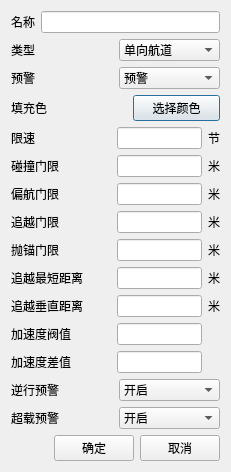
<?xml version="1.0" encoding="UTF-8"?>
<ui version="4.0">
 <class>ChannelInfoDialog</class>
 <widget class="QDialog" name="ChannelInfoDialog">
  <property name="geometry">
   <rect>
    <x>0</x>
    <y>0</y>
    <width>229</width>
    <height>466</height>
   </rect>
  </property>
  <property name="windowTitle">
   <string>新增航道</string>
  </property>
  <layout class="QVBoxLayout" name="verticalLayout">
   <item>
    <layout class="QHBoxLayout" name="horizontalLayout_5">
     <item>
      <widget class="QLabel" name="label">
       <property name="text">
        <string>名称</string>
       </property>
      </widget>
     </item>
     <item>
      <widget class="QLineEdit" name="nameLineEdit"/>
     </item>
    </layout>
   </item>
   <item>
    <layout class="QHBoxLayout" name="horizontalLayout_4">
     <item>
      <widget class="QLabel" name="label_2">
       <property name="text">
        <string>类型</string>
       </property>
      </widget>
     </item>
     <item>
      <widget class="QComboBox" name="typeComboBox">
       <item>
        <property name="text">
         <string>单向航道</string>
        </property>
       </item>
       <item>
        <property name="text">
         <string>双向航道</string>
        </property>
       </item>
       <item>
        <property name="text">
         <string>限制性航道</string>
        </property>
       </item>
       <item>
        <property name="text">
         <string>其他航道</string>
        </property>
       </item>
       <item>
        <property name="text">
         <string>码头</string>
        </property>
       </item>
      </widget>
     </item>
    </layout>
   </item>
   <item>
    <layout class="QHBoxLayout" name="horizontalLayout_3">
     <item>
      <widget class="QLabel" name="label_3">
       <property name="text">
        <string>预警</string>
       </property>
      </widget>
     </item>
     <item>
      <widget class="QComboBox" name="statusComboBox">
       <item>
        <property name="text">
         <string>预警</string>
        </property>
       </item>
       <item>
        <property name="text">
         <string>非预警</string>
        </property>
       </item>
      </widget>
     </item>
    </layout>
   </item>
   <item>
    <layout class="QHBoxLayout" name="horizontalLayout_10">
     <item>
      <widget class="QLabel" name="label_13">
       <property name="text">
        <string>填充色</string>
       </property>
      </widget>
     </item>
     <item>
      <widget class="QLabel" name="colorLabel">
       <property name="minimumSize">
        <size>
         <width>23</width>
         <height>0</height>
        </size>
       </property>
       <property name="maximumSize">
        <size>
         <width>23</width>
         <height>16777215</height>
        </size>
       </property>
       <property name="text">
        <string/>
       </property>
      </widget>
     </item>
     <item>
      <widget class="QPushButton" name="colorPushButton">
       <property name="text">
        <string>选择颜色</string>
       </property>
      </widget>
     </item>
    </layout>
   </item>
   <item>
    <layout class="QHBoxLayout" name="horizontalLayout_2">
     <item>
      <widget class="QLabel" name="label_4">
       <property name="minimumSize">
        <size>
         <width>100</width>
         <height>0</height>
        </size>
       </property>
       <property name="text">
        <string>限速</string>
       </property>
      </widget>
     </item>
     <item>
      <widget class="QLineEdit" name="speedLineEdit">
       <property name="minimumSize">
        <size>
         <width>85</width>
         <height>0</height>
        </size>
       </property>
       <property name="maximumSize">
        <size>
         <width>85</width>
         <height>16777215</height>
        </size>
       </property>
      </widget>
     </item>
     <item>
      <widget class="QLabel" name="label_5">
       <property name="text">
        <string>节</string>
       </property>
      </widget>
     </item>
    </layout>
   </item>
   <item>
    <layout class="QHBoxLayout" name="horizontalLayout_7">
     <item>
      <widget class="QLabel" name="label_8">
       <property name="minimumSize">
        <size>
         <width>100</width>
         <height>0</height>
        </size>
       </property>
       <property name="text">
        <string>碰撞门限</string>
       </property>
      </widget>
     </item>
     <item>
      <widget class="QLineEdit" name="collisionMaxDisLineEdit">
       <property name="minimumSize">
        <size>
         <width>85</width>
         <height>0</height>
        </size>
       </property>
       <property name="maximumSize">
        <size>
         <width>85</width>
         <height>16777215</height>
        </size>
       </property>
      </widget>
     </item>
     <item>
      <widget class="QLabel" name="label_9">
       <property name="text">
        <string>米</string>
       </property>
      </widget>
     </item>
    </layout>
   </item>
   <item>
    <layout class="QHBoxLayout" name="horizontalLayout_6">
     <item>
      <widget class="QLabel" name="label_6">
       <property name="minimumSize">
        <size>
         <width>100</width>
         <height>0</height>
        </size>
       </property>
       <property name="text">
        <string>偏航门限</string>
       </property>
      </widget>
     </item>
     <item>
      <widget class="QLineEdit" name="yawMinDisLineEdit">
       <property name="minimumSize">
        <size>
         <width>85</width>
         <height>0</height>
        </size>
       </property>
       <property name="maximumSize">
        <size>
         <width>85</width>
         <height>16777215</height>
        </size>
       </property>
      </widget>
     </item>
     <item>
      <widget class="QLabel" name="label_7">
       <property name="text">
        <string>米</string>
       </property>
      </widget>
     </item>
    </layout>
   </item>
   <item>
    <layout class="QHBoxLayout" name="horizontalLayout_8">
     <item>
      <widget class="QLabel" name="label_10">
       <property name="minimumSize">
        <size>
         <width>100</width>
         <height>0</height>
        </size>
       </property>
       <property name="text">
        <string>追越门限</string>
       </property>
      </widget>
     </item>
     <item>
      <widget class="QLineEdit" name="overtakLineEdit">
       <property name="minimumSize">
        <size>
         <width>85</width>
         <height>0</height>
        </size>
       </property>
       <property name="maximumSize">
        <size>
         <width>85</width>
         <height>16777215</height>
        </size>
       </property>
      </widget>
     </item>
     <item>
      <widget class="QLabel" name="label_11">
       <property name="text">
        <string>米</string>
       </property>
      </widget>
     </item>
    </layout>
   </item>
   <item>
    <layout class="QHBoxLayout" name="horizontalLayout_9">
     <item>
      <widget class="QLabel" name="label_12">
       <property name="minimumSize">
        <size>
         <width>100</width>
         <height>0</height>
        </size>
       </property>
       <property name="text">
        <string>抛锚门限</string>
       </property>
      </widget>
     </item>
     <item>
      <widget class="QLineEdit" name="dropAnchorLineEdit">
       <property name="minimumSize">
        <size>
         <width>85</width>
         <height>0</height>
        </size>
       </property>
       <property name="maximumSize">
        <size>
         <width>85</width>
         <height>16777215</height>
        </size>
       </property>
      </widget>
     </item>
     <item>
      <widget class="QLabel" name="label_14">
       <property name="text">
        <string>米</string>
       </property>
      </widget>
     </item>
    </layout>
   </item>
   <item>
    <layout class="QHBoxLayout" name="horizontalLayout_13">
     <item>
      <widget class="QLabel" name="label_17">
       <property name="minimumSize">
        <size>
         <width>100</width>
         <height>0</height>
        </size>
       </property>
       <property name="text">
        <string>追越最短距离</string>
       </property>
      </widget>
     </item>
     <item>
      <widget class="QLineEdit" name="overtakShortDisLineEdit">
       <property name="minimumSize">
        <size>
         <width>85</width>
         <height>0</height>
        </size>
       </property>
       <property name="maximumSize">
        <size>
         <width>85</width>
         <height>16777215</height>
        </size>
       </property>
      </widget>
     </item>
     <item>
      <widget class="QLabel" name="label_18">
       <property name="text">
        <string>米</string>
       </property>
      </widget>
     </item>
    </layout>
   </item>
   <item>
    <layout class="QHBoxLayout" name="horizontalLayout_14">
     <item>
      <widget class="QLabel" name="label_19">
       <property name="minimumSize">
        <size>
         <width>100</width>
         <height>0</height>
        </size>
       </property>
       <property name="text">
        <string>追越垂直距离</string>
       </property>
      </widget>
     </item>
     <item>
      <widget class="QLineEdit" name="overtakVerticalDisLineEdit">
       <property name="minimumSize">
        <size>
         <width>85</width>
         <height>0</height>
        </size>
       </property>
       <property name="maximumSize">
        <size>
         <width>85</width>
         <height>16777215</height>
        </size>
       </property>
      </widget>
     </item>
     <item>
      <widget class="QLabel" name="label_20">
       <property name="text">
        <string>米</string>
       </property>
      </widget>
     </item>
    </layout>
   </item>
   <item>
    <layout class="QHBoxLayout" name="horizontalLayout_15">
     <item>
      <widget class="QLabel" name="label_21">
       <property name="minimumSize">
        <size>
         <width>100</width>
         <height>0</height>
        </size>
       </property>
       <property name="text">
        <string>加速度阀值</string>
       </property>
      </widget>
     </item>
     <item>
      <widget class="QLineEdit" name="acceleraThresholdLineEdit">
       <property name="minimumSize">
        <size>
         <width>85</width>
         <height>0</height>
        </size>
       </property>
       <property name="maximumSize">
        <size>
         <width>85</width>
         <height>16777215</height>
        </size>
       </property>
      </widget>
     </item>
     <item>
      <widget class="QLabel" name="label_22">
       <property name="text">
        <string/>
       </property>
      </widget>
     </item>
    </layout>
   </item>
   <item>
    <layout class="QHBoxLayout" name="horizontalLayout_16">
     <item>
      <widget class="QLabel" name="label_23">
       <property name="minimumSize">
        <size>
         <width>100</width>
         <height>0</height>
        </size>
       </property>
       <property name="text">
        <string>加速度差值</string>
       </property>
      </widget>
     </item>
     <item>
      <widget class="QLineEdit" name="acceleraDfferenceLineEdit">
       <property name="maximumSize">
        <size>
         <width>85</width>
         <height>16777215</height>
        </size>
       </property>
      </widget>
     </item>
     <item>
      <widget class="QLabel" name="label_24">
       <property name="text">
        <string/>
       </property>
      </widget>
     </item>
    </layout>
   </item>
   <item>
    <layout class="QHBoxLayout" name="horizontalLayout_11">
     <item>
      <widget class="QLabel" name="label_15">
       <property name="text">
        <string>逆行预警</string>
       </property>
      </widget>
     </item>
     <item>
      <widget class="QComboBox" name="converseWarnComboBox">
       <item>
        <property name="text">
         <string>开启</string>
        </property>
       </item>
       <item>
        <property name="text">
         <string>关闭</string>
        </property>
       </item>
      </widget>
     </item>
    </layout>
   </item>
   <item>
    <layout class="QHBoxLayout" name="horizontalLayout_12">
     <item>
      <widget class="QLabel" name="label_16">
       <property name="text">
        <string>超载预警</string>
       </property>
      </widget>
     </item>
     <item>
      <widget class="QComboBox" name="overloadWarnComboBox">
       <item>
        <property name="text">
         <string>开启</string>
        </property>
       </item>
       <item>
        <property name="text">
         <string>关闭</string>
        </property>
       </item>
      </widget>
     </item>
    </layout>
   </item>
   <item>
    <layout class="QHBoxLayout" name="horizontalLayout">
     <item>
      <spacer name="horizontalSpacer">
       <property name="orientation">
        <enum>Qt::Horizontal</enum>
       </property>
       <property name="sizeHint" stdset="0">
        <size>
         <width>40</width>
         <height>20</height>
        </size>
       </property>
      </spacer>
     </item>
     <item>
      <widget class="QPushButton" name="comfirmButton">
       <property name="text">
        <string>确定</string>
       </property>
      </widget>
     </item>
     <item>
      <widget class="QPushButton" name="cancelButton">
       <property name="text">
        <string>取消</string>
       </property>
      </widget>
     </item>
    </layout>
   </item>
  </layout>
 </widget>
 <resources/>
 <connections/>
</ui>
